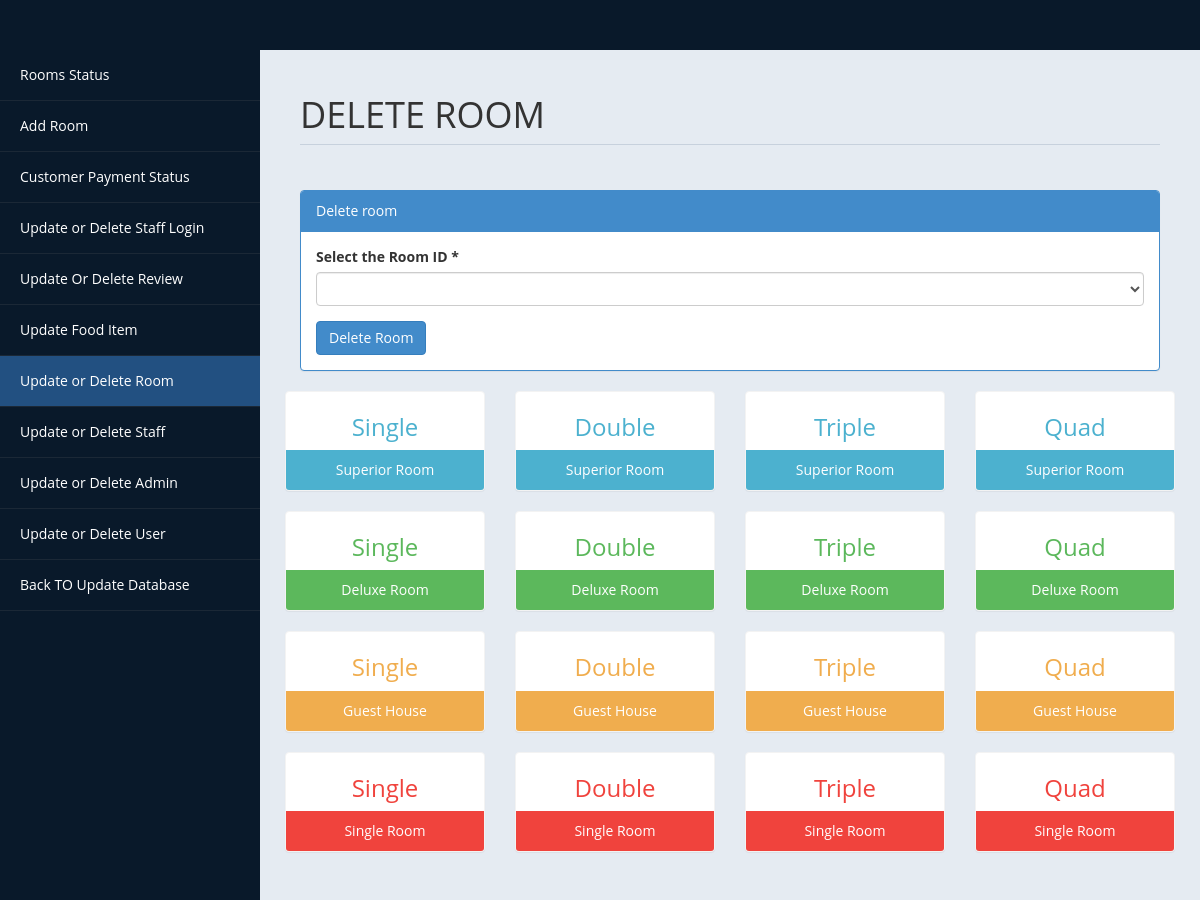
/admin/roomdel.php, run on the app's committed database.
### tables this page shows
CREATE TABLE `room` (
  `id` int(10) UNSIGNED NOT NULL,
  `type` varchar(15) DEFAULT NULL,
  `bedding` varchar(10) DEFAULT NULL,
  `place` varchar(10) DEFAULT NULL,
  `cusid` int(11) DEFAULT NULL
);

### admin/roomdel.php (the view, shortened to what this page needs)
<?php
include('db.php');
$rsql ="select id from room";
$rre=mysqli_query($con,$rsql);
?>
<!DOCTYPE html>
<html>
<head>
    <link href="assets/css/bootstrap.css" rel="stylesheet" />
    <link href="assets/css/custom-styles.css" rel="stylesheet" />
</head>
<body>
    <div id="wrapper">
        <nav class="navbar navbar-default top-navbar" role="navigation">
        </nav>
        <nav class="navbar-default navbar-side" role="navigation">
            <div class="sidebar-collapse">
                  <ul class="nav" id="main-menu">
                   <li>
                        <a  href="settings.php"><i class="fa fa-dashboard"></i>Rooms Status</a>
                    </li>
					<li>
                        <a  href="room.php"><i class="fa fa-plus-circle"></i>Add Room</a>
                    </li>
                    <li>
                        <a  href="paymentdetails.php"><i class="fa fa-desktop"></i>Customer Payment Status</a>
                    </li>
                      <li>
                        <a  href="blockusers.php"><i class="fa fa-desktop"></i>
                        Update or Delete Staff Login</a>
                    </li>
                      <li>
                        <a  href="updatereview.php"><i class="fa fa-desktop"></i>Update Or Delete Review</a>
                    </li>
                      <li>
                        <a  href="updateitem.php"><i class="fa fa-pencil-square-o"></i> Update Food Item</a>
                    </li>
                    <li>
                        <a class="active-menu"  href="roomdel.php"><i class="fa fa-pencil-square-o"></i>Update or Delete Room</a>
                    </li>
					<li>
                        <a href="blockstaff.php"><i class="fa fa-plus-circle"></i>Update or Delete Staff </a>
                    </li>
                    <li>
                        <a   href="blockadmin.php"><i class="fa fa-pencil-square-o"></i> Update or Delete Admin</a>
                    </li>
                    <li>
                        <a  href="http://localhost/hotel/user/blockuser.php"><i class="fa fa-pencil-square-o"></i> Update or Delete User</a>
                    </li>
                      <li>
                        <a   href="updatedatabase.php"><i class="fa fa-pencil-square-o"></i>Back TO Update Database</a>
                    </li>
                </ul>
            </div>
        </nav>
       <div id="page-wrapper" >
            <div id="page-inner">
			 <div class="row">
                    <div class="col-md-12">
                        <h1 class="page-header">
                           DELETE ROOM <small></small>
                        </h1>
                    </div>
                </div>
<div class="row">
<div class="col-md-12 col-sm-12">
 <div class="panel panel-primary">
<div class="panel-heading">
 Delete room
</div>
<div class="panel-body">
<form name="form" method="post">
<div class="form-group">
<label>Select the Room ID *</label>
<select name="id"  class="form-control" required>
<option value selected ></option>
<?php
while($rrow=mysqli_fetch_array($rre))
{
$value = $rrow['id'];
echo '<option value="'.$value.'">'.$value.'</option>';
}
?>
</select>
</div>
<input type="submit" name="del" value="Delete Room" class="btn btn-primary">
</form>
                        </div>
                    </div>
                </div>
<?php
include ('db.php');
$sql = "select * from room";
$re = mysqli_query($con,$sql)
?>
<div class="row">
<?php
while($row= mysqli_fetch_array($re))
{
$id = $row['type'];
if($id == "Superior Room")
{
echo"<div class='col-md-3 col-sm-12 col-xs-12'>
<div class='panel panel-primary text-center no-boder bg-color-blue'>
<div class='panel-body'>
<i class='fa fa-users fa-5x'></i>
<h3>".$row['bedding']."</h3>
</div>
<div class='panel-footer back-footer-blue'>
".$row['type']."
</div>
</div>
</div>";
}
else if ($id == "Deluxe Room")
{
echo"<div class='col-md-3 col-sm-12 col-xs-12'>
<div class='panel panel-primary text-center no-boder bg-color-green'>
<div class='panel-body'>
<i class='fa fa-users fa-5x'></i>
<h3>".$row['bedding']."</h3>
</div>
<div class='panel-footer back-footer-green'>
".$row['type']."
</div>
</div>
</div>";
}
else if($id =="Guest House")
{
echo"<div class='col-md-3 col-sm-12 col-xs-12'>
<div class='panel panel-primary text-center no-boder bg-color-brown'>
<div class='panel-body'>
<i class='fa fa-users fa-5x'></i>
<h3>".$row['bedding']."</h3>
</div>
<div class='panel-footer back-footer-brown'>
".$row['type']."
</div>
</div>
</div>";
}
else if($id =="Single Room")
{
echo"<div class='col-md-3 col-sm-12 col-xs-12'>
<div class='panel panel-primary text-center no-boder bg-color-red'>
<div class='panel-body'>
<i class='fa fa-users fa-5x'></i>
<h3>".$row['bedding']."</h3>
</div>
<div class='panel-footer back-footer-red'>
".$row['type']."
</div>
</div>
</div>";
											}
										}
									?>
</div>
					</div>
            </div>
        </div>
</body>
</html>

### admin/assets/css/custom-styles.css (style rules this page uses)
body { font-family: 'Open Sans', sans-serif; }
#wrapper { width: 100%; background:#09192A; }
#page-wrapper { padding: 15px 15px; min-height: 600px; background:#E5EBF2; }
#page-inner { width:100%; margin:10px 20px 10px 0px; background-color:transparent; padding:10px; min-height:1200px; }
.text-center { text-align:center; }
.no-boder { border:1px solid #f3f3f3; }
h1, .h1, h2, .h2, h3, .h3 { margin-top: 7px; margin-bottom: -5px; }
.page-header { padding-bottom: 9px; margin: 10px 0 45px; border-bottom: 1px solid #C7D1DD; }
.bg-color-green { background-color: #fff; color: #5cb85c; }
.bg-color-blue { background-color: #fff; color: #4CB1CF }
.bg-color-red { background-color: #fff; color:#F0433D; }
.bg-color-brown { background-color: #fff; color:#f0ad4e; }
.back-footer-green { background-color: #5cb85c; color:#fff; border-top: 0px solid #fff; }
.back-footer-red { background-color: #F0433D; color:#fff; border-top: 0px solid #fff; }
.back-footer-blue { background-color: #4CB1CF; color:#fff; border-top: 0px solid #fff; }
.back-footer-brown { background-color: #f0ad4e; color:#fff; border-top: 0px solid #fff; }
.top-navbar { margin:0px; }
.active-menu { background-color:#225081!important; }
.sidebar-collapse , .sidebar-collapse .nav { background:none; }
.sidebar-collapse .nav { padding:0; }
.sidebar-collapse .nav > li > a { color:#fff; background:transparent; text-shadow:none; }
.sidebar-collapse > .nav > li > a { padding:15px 10px; }
.sidebar-collapse > .nav > li { border-bottom: 1px solid rgba(107, 108, 109, 0.19); }
.navbar-side { border:none; background-color: transparent; }
.top-navbar { background:#09192A; border-bottom:none; }
.navbar-default { border:0px solid black; }
@media (min-width:768px) { #page-wrapper { margin: 0 0 0 260px; padding: 15px 30px; min-height: 1200px; } }
@media (min-width:768px) { .navbar-side { z-index: 1; position: absolute; width: 260px; } }
@media (min-width:768px) { .navbar { border-radius: 0px; } }

### data on the page
room: bedding "Single", type "Superior Room"
room: bedding "Double", type "Superior Room"
room: bedding "Triple", type "Superior Room"
room: bedding "Quad", type "Superior Room"
room: bedding "Single", type "Deluxe Room"
room: bedding "Double", type "Deluxe Room"
room: bedding "Triple", type "Deluxe Room"
room: bedding "Quad", type "Deluxe Room"
room: bedding "Single", type "Guest House"
room: bedding "Double", type "Guest House"
room: bedding "Triple", type "Guest House"
room: bedding "Quad", type "Guest House"
room: bedding "Single", type "Single Room"
room: bedding "Double", type "Single Room"
room: bedding "Triple", type "Single Room"
room: bedding "Quad", type "Single Room"
